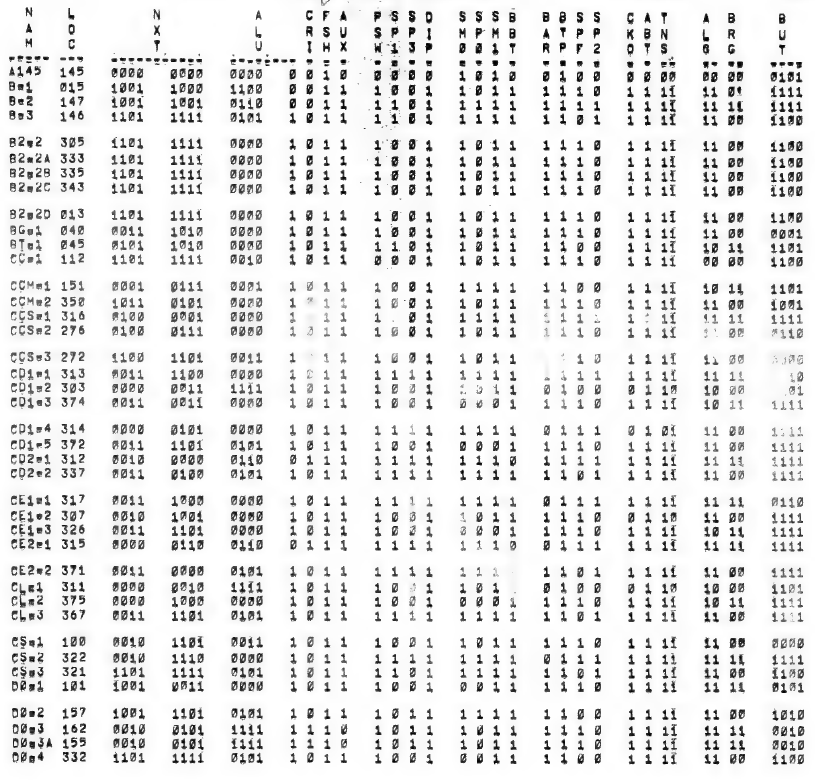
#> input picture 1105rom/73-1.png, 815 x 780 px, found by its file name; its folder holds only this picture in this run
$ python stage1.py
#> lines starting #> are read from the running program, lines starting #| are printed output that depends on the picture
### 1105rom/ocr/lib.py
import numpy as np
from PIL import Image
from scipy.ndimage import rotate as ndrotate

def otsu(a):
    hist,_ = np.histogram(a, bins=256, range=(0,256))
#> hist = 256 values, max 124780 at index 255, min 59 at index 1, mean 2483.2
    tot=a.size; sa=(np.arange(256)*hist).sum(); wB=0; sB=0; best=(0,128)
#> after `tot = a.size`: tot = 635700
#> after `sa = (np.arange(256) * hist).sum()`: sa = 146468994
    for t in range(256):
        wB+=hist[t]
        if wB==0: continue
        wF=tot-wB
        if wF==0: break
        sB+=t*hist[t]
        v=wB*wF*((sB/wB)-((sa-sB)/wF))**2
        if v>best[0]: best=(v,t)
#> this loop made 256 passes
#> (wB, wF, sB, best) on passes 1 to 12: (157, 635543, 0, (5.3e+12, 0)), (216, 635484, 59, (7.27e+12, 1)), (295, 635405, 217, (9.9e+12, 2)), (369, 635331, 439, (1.23e+13, 3)), (463, 635237, 815, (1.54e+13, 4)), (551, 635149, 1255, (1.82e+13, 5)), (640, 635060, 1789, (2.11e+13, 6)), (724, 634976, 2377, (2.38e+13, 7)), (828, 634872, 3209, (2.7e+13, 8)), (960, 634740, 4397, (3.12e+13, 9)), (1079, 634621, 5587, (3.49e+13, 10)), (1204, 634496, 6962, (3.87e+13, 11))
#> after the loop, best = (1.1e+15, 168); sB = 114650094; wB = 635700
    return best[1]

def load_ink(path):
    a=np.asarray(Image.open(path).convert('L')).astype(np.float32)
    t=otsu(a)
#> t = 168
    return (a<t).astype(np.float32), a, t

def sharpness(ink):
    p=ink.sum(axis=1)
    return float(((p-p.mean())**2).sum())

def deskew(ink, lo=-1.5, hi=1.5, steps=61):
    best=(-1,0.0,ink)
    for ang in np.linspace(lo,hi,steps):
        r=ndrotate(ink, ang, reshape=False, order=1, mode='constant', cval=0.0)
        s=sharpness(r)
        if s>best[0]: best=(s,ang,r)
    return best[1], best[2]

def fit_comb(prof, plo, phi, npitch=1200, nphase=None):
    n=len(prof); best=(-1,None,None)
    for p in np.linspace(plo,phi,npitch):
        ph=nphase or max(10,int(p*6))
        k=np.arange(0,int(n/p)+1)
        for f in np.linspace(0,p,ph,endpoint=False):
            pos=f+k*p; pos=pos[(pos>=0)&(pos<n-1)]
            i0=pos.astype(int); fr=pos-i0
            v=(prof[i0]*(1-fr)+prof[i0+1]*fr).sum()/len(pos)
            if v>best[0]: best=(v,p,f)
    return best[1],best[2],best[0]

### 1105rom/ocr/stage1.py
import numpy as np, sys, json
from lib import load_ink, deskew, fit_comb

pages = [f'73-{i}' for i in range(1,7)] + [f'76-p{i}' for i in range(1,7)]
out={}
for name in pages:
    ink,a,t = load_ink(f'/home/jal/1105rom/{name}.png')
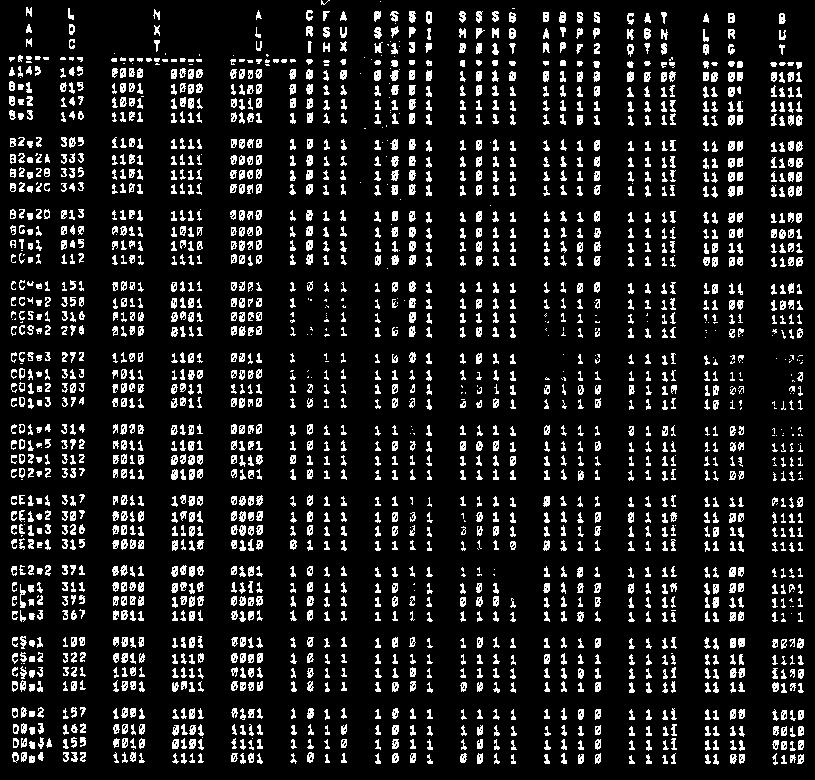
#> ink: shape (780, 815) float32; values 0 (black) and 1 (white), 11.8% white in thin lines or dots
#> t = 168
    ang,ink = deskew(ink)
#> the loop in deskew, `for ang in np.linspace(lo,hi,steps):` made 61 passes
#> s on passes 1 to 12: 856284.5, 884148.7, 915087, 944805.8, 971758.4, 1000240, 1027729.2, 1049722.2, 1074769.6, 1099121.8, 1114983.5, 1133454.5
#> pass 1, in deskew, `r=ndrotate(ink, ang, reshape=False, order=1, mode='constant', cval=0.0)`:
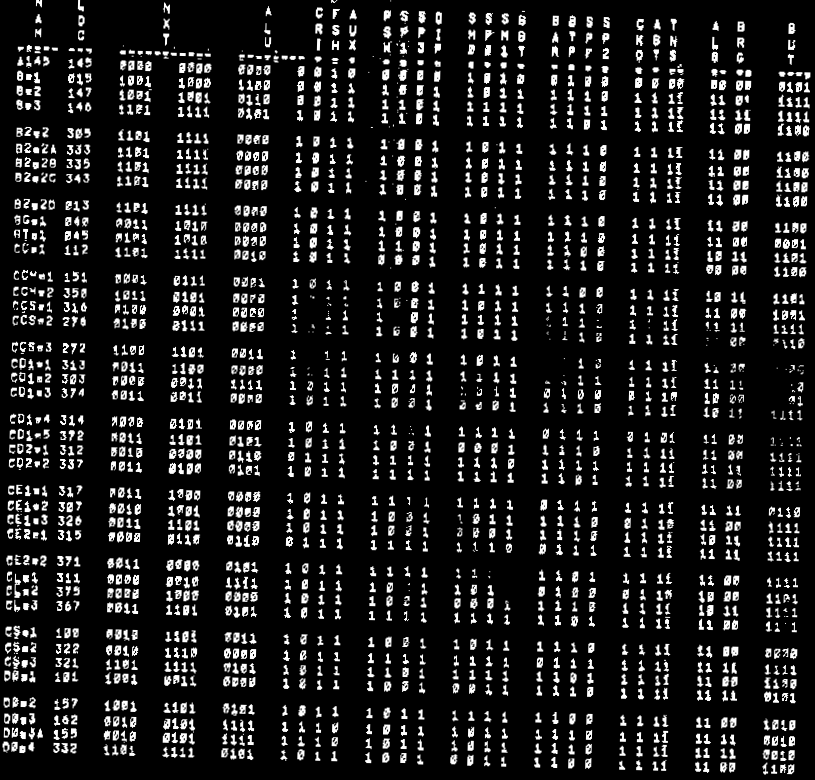
#> r: shape (780, 815) float32; min 0, max 1, mean 0.118
#> pass 2, in deskew, `r=ndrotate(ink, ang, reshape=False, order=1, mode='constant', cval=0.0)`:
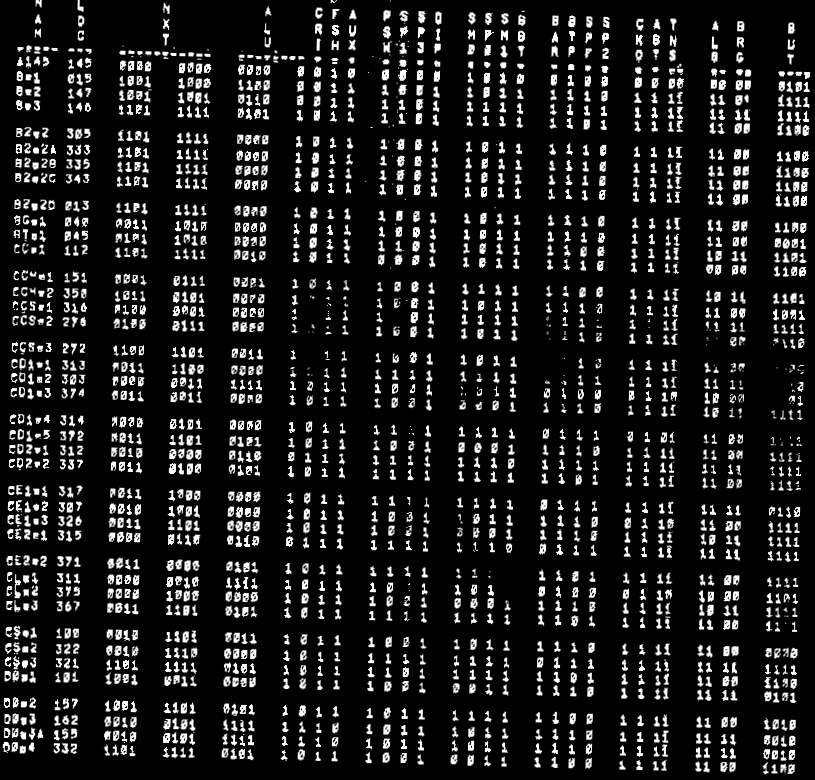
#> r: shape (780, 815) float32; min 0, max 1, mean 0.118
#> pass 3, in deskew, `r=ndrotate(ink, ang, reshape=False, order=1, mode='constant', cval=0.0)`:
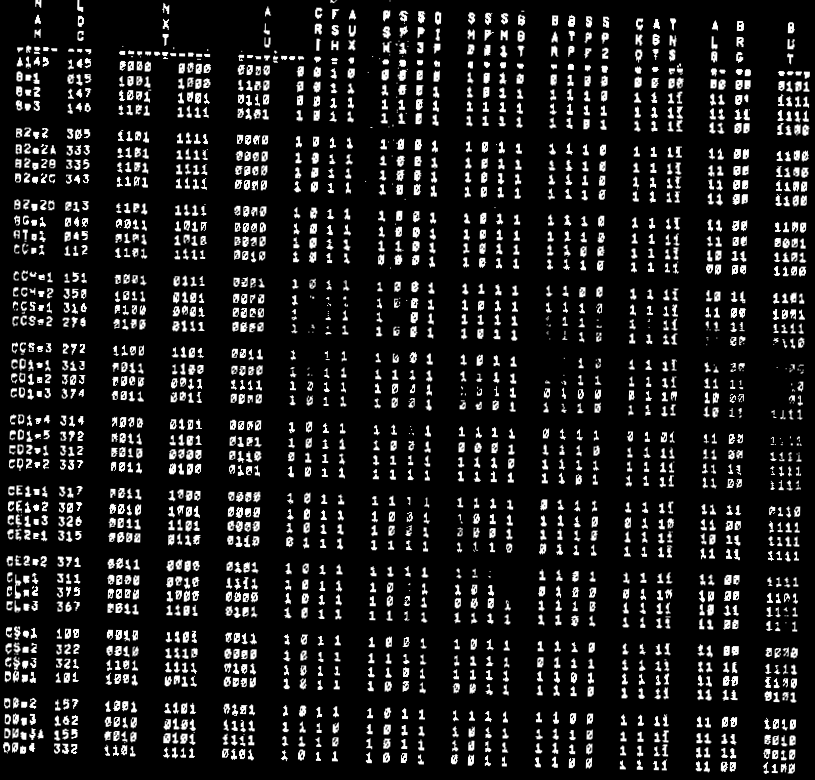
#> r: shape (780, 815) float32; min 0, max 1, mean 0.118
#> after the loop in deskew, `for ang in np.linspace(lo,hi,steps):`:
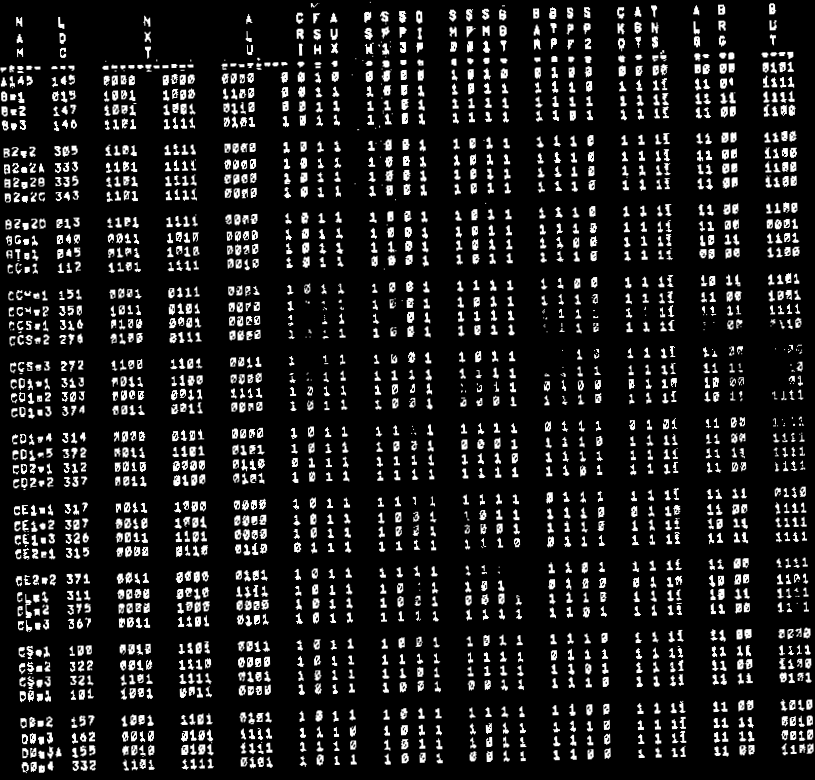
#> r: shape (780, 815) float32; min 0, max 1, mean 0.118
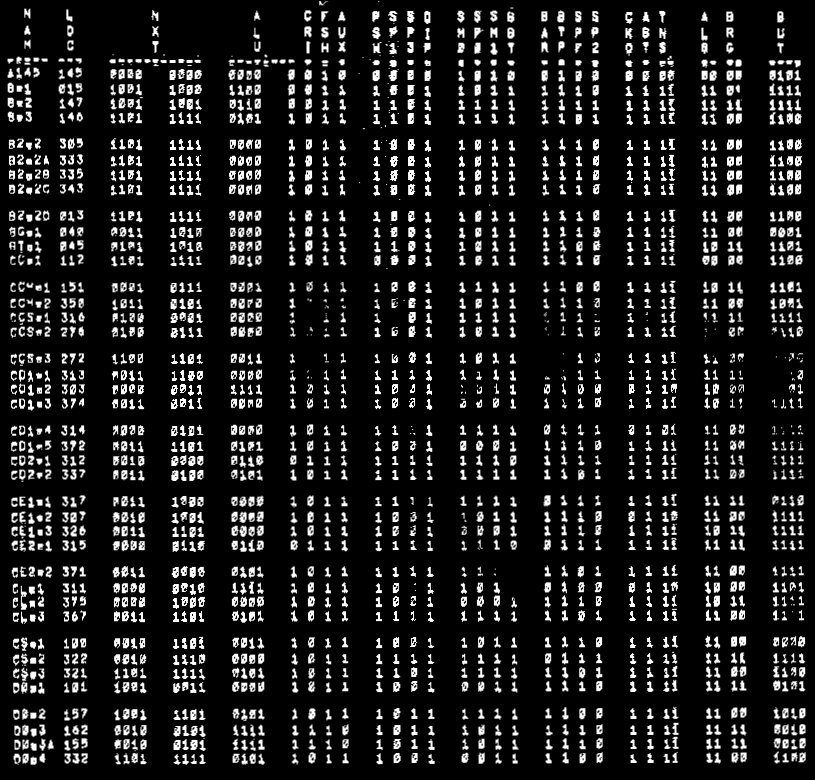
#> ink: shape (780, 815) float32; min 0, max 1, mean 0.118
#> ang = 0.25
    H,W = ink.shape
#> H = 780; W = 815
    big = name.startswith('76')
    rp,rf,_ = fit_comb(ink.sum(axis=1), 19 if big else 12.5, 24 if big else 16, 900)
#> in fit_comb, `n = len(prof)`: n = 780
#> after the loop in fit_comb, `for p in np.linspace(plo,phi,npitch):`: best = (145.7, 14.23, 6.87)
#> rp = 14.23; rf = 6.87
    # occupancy per slot
    cen=[rf+k*rp for k in range(int((H-rf)/rp)+1)]
#> cen = 55 values from 6.87 to 775.4
    occ=[float(ink[max(0,int(c)-int(rp*0.42)):int(c)+int(rp*0.42), :].sum()) for c in cen]
#> occ = 55 values, max 1690.3 at index 13, min 0 at index 54, mean 1065.6
    cp,cf,_ = fit_comb(ink.sum(axis=0), 11 if big else 7, 15 if big else 10, 1200)
#> cp = 8.45; cf = 5.07
    out[name]=dict(thr=float(t),ang=float(ang),H=H,W=W,rp=rp,rf=rf,cp=cp,cf=cf,occ=occ)
    print(f'{name}: skew {ang:+.2f}  rowpitch {rp:.3f} phase {rf:.2f}  colpitch {cp:.3f} phase {cf:.2f}  slots {len(cen)}')
#| 73-1: skew +0.25  rowpitch 14.232 phase 6.87  colpitch 8.454 phase 5.07  slots 55
    print('   occ:', ' '.join(str(int(o)) for o in occ))
#> (printed output is left out)
#> (the run stopped early here; a loop or call above may not have finished)
